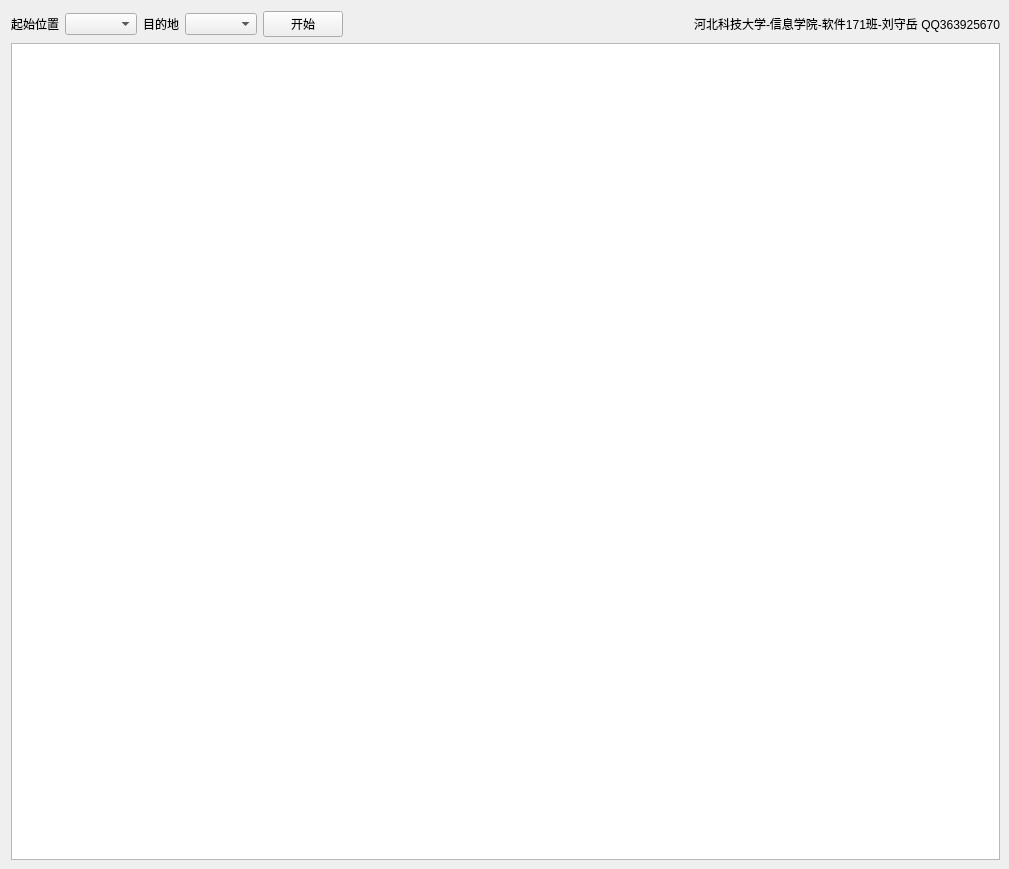
<?xml version="1.0" encoding="UTF-8"?>
<ui version="4.0">
 <class>NaviClass</class>
 <widget class="QMainWindow" name="NaviClass">
  <property name="geometry">
   <rect>
    <x>0</x>
    <y>0</y>
    <width>1009</width>
    <height>869</height>
   </rect>
  </property>
  <property name="windowTitle">
   <string>Navi</string>
  </property>
  <widget class="QWidget" name="centralWidget">
   <widget class="QWidget" name="verticalLayoutWidget">
    <property name="geometry">
     <rect>
      <x>0</x>
      <y>0</y>
      <width>1011</width>
      <height>871</height>
     </rect>
    </property>
    <layout class="QVBoxLayout" name="verticalLayout">
     <item>
      <layout class="QHBoxLayout" name="horizontalLayout_2">
       <item>
        <widget class="QLabel" name="label">
         <property name="text">
          <string>起始位置</string>
         </property>
        </widget>
       </item>
       <item>
        <widget class="QComboBox" name="cmbStart"/>
       </item>
       <item>
        <widget class="QLabel" name="label_2">
         <property name="text">
          <string>目的地</string>
         </property>
        </widget>
       </item>
       <item>
        <widget class="QComboBox" name="cmbEnd"/>
       </item>
       <item>
        <widget class="QPushButton" name="searchBtn">
         <property name="text">
          <string>开始</string>
         </property>
        </widget>
       </item>
       <item>
        <spacer name="horizontalSpacer">
         <property name="orientation">
          <enum>Qt::Horizontal</enum>
         </property>
         <property name="sizeHint" stdset="0">
          <size>
           <width>40</width>
           <height>20</height>
          </size>
         </property>
        </spacer>
       </item>
       <item>
        <widget class="QLabel" name="label_3">
         <property name="text">
          <string>河北科技大学-信息学院-软件171班-刘守岳 QQ363925670</string>
         </property>
        </widget>
       </item>
      </layout>
     </item>
     <item>
      <widget class="QGraphicsView" name="mapView"/>
     </item>
    </layout>
   </widget>
  </widget>
 </widget>
 <layoutdefault spacing="6" margin="11"/>
 <resources>
  <include location="Navi.qrc"/>
 </resources>
 <connections/>
</ui>
